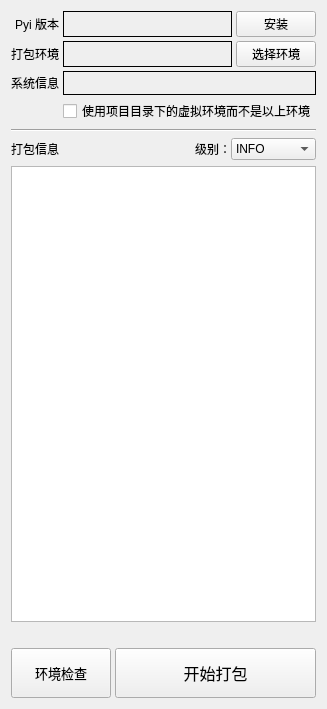
      <widget class="QWidget" name="layoutWidget">
       <layout class="QVBoxLayout" name="verticalLayout_6">
        <item>
         <layout class="QGridLayout" name="gridLayout_2">
          <property name="spacing">
           <number>4</number>
          </property>
          <item row="2" column="1">
           <widget class="QLabel" name="lb_platform_info">
            <property name="minimumSize">
             <size>
              <width>0</width>
              <height>24</height>
             </size>
            </property>
            <property name="toolTip">
             <string>操作系统的版本信息。</string>
            </property>
            <property name="frameShape">
             <enum>QFrame::Box</enum>
            </property>
           </widget>
          </item>
          <item row="0" column="0">
           <widget class="QLabel" name="label_16">
            <property name="text">
             <string>Pyi 版本</string>
            </property>
            <property name="alignment">
             <set>Qt::AlignRight|Qt::AlignTrailing|Qt::AlignVCenter</set>
            </property>
           </widget>
          </item>
          <item row="1" column="1">
           <layout class="QHBoxLayout" name="horizontalLayout" stretch="9,0">
            <item>
             <widget class="QLabel" name="lb_py_info">
              <property name="toolTip">
               <string>当前选择的 Python 环境的版本信息。
选择不同 Python 环境时，在该环境中也应安装运行项目所需的所有模块。</string>
              </property>
              <property name="frameShape">
               <enum>QFrame::Box</enum>
              </property>
             </widget>
            </item>
            <item>
             <widget class="QPushButton" name="pb_select_py_env">
              <property name="toolTip">
               <string>选择在不同 Python 环境中将程序打包成可执行文件。
如果可选条目为空，需要先在&quot;包管理器&quot;中添加本机 Python 环境。
选择不同 Python 环境时，在该环境中也应安装运行项目所需的所有模块。</string>
              </property>
              <property name="text">
               <string>选择环境</string>
              </property>
             </widget>
            </item>
           </layout>
          </item>
          <item row="3" column="1">
           <widget class="QCheckBox" name="cb_prioritize_venv">
            <property name="text">
             <string>使用项目目录下的虚拟环境而不是以上环境</string>
            </property>
           </widget>
          </item>
          <item row="0" column="1">
           <layout class="QHBoxLayout" name="horizontalLayout_2" stretch="9,0">
            <item>
             <widget class="QLabel" name="lb_pyi_info">
              <property name="toolTip">
               <string>所选 Python 环境下的 Pyinstaller 的版本信息。</string>
              </property>
              <property name="frameShape">
               <enum>QFrame::Box</enum>
              </property>
             </widget>
            </item>
            <item>
             <widget class="QPushButton" name="pb_reinstall_pyi">
              <property name="toolTip">
               <string>在当前选择的 Python 环境中安装或重新安装 Pyinstaller 。</string>
              </property>
              <property name="text">
               <string>安装</string>
              </property>
             </widget>
            </item>
           </layout>
          </item>
          <item row="2" column="0">
           <widget class="QLabel" name="label_15">
            <property name="text">
             <string>系统信息</string>
            </property>
            <property name="alignment">
             <set>Qt::AlignRight|Qt::AlignTrailing|Qt::AlignVCenter</set>
            </property>
           </widget>
          </item>
          <item row="1" column="0">
           <widget class="QLabel" name="label_6">
            <property name="text">
             <string>打包环境</string>
            </property>
            <property name="alignment">
             <set>Qt::AlignRight|Qt::AlignTrailing|Qt::AlignVCenter</set>
            </property>
           </widget>
          </item>
         </layout>
        </item>
        <item>
         <widget class="Line" name="line_5">
          <property name="orientation">
           <enum>Qt::Horizontal</enum>
          </property>
         </widget>
        </item>
        <item>
         <layout class="QVBoxLayout" name="verticalLayout_16">
          <item>
           <layout class="QHBoxLayout" name="horizontalLayout_17" stretch="9,0">
            <item>
             <widget class="QLabel" name="label_5">
              <property name="toolTip">
               <string>打包时向控制台输出的详细信息，用于分析打包时出现的问题。</string>
              </property>
              <property name="text">
               <string>打包信息</string>
              </property>
             </widget>
            </item>
            <item>
             <layout class="QHBoxLayout" name="horizontalLayout_8">
              <property name="spacing">
               <number>0</number>
              </property>
              <item>
               <widget class="QLabel" name="label_18">
                <property name="text">
                 <string>级别：</string>
                </property>
               </widget>
              </item>
              <item>
               <widget class="QComboBox" name="cb_log_level">
                <property name="toolTip">
                 <string>对应选项：--log-level
打包程序时输出的信息量，选择越靠前的选项输出的信息量越大，默认INFO。</string>
                </property>
                <property name="currentIndex">
                 <number>2</number>
                </property>
                <item>
                 <property name="text">
                  <string>TRACE</string>
                 </property>
                </item>
                <item>
                 <property name="text">
                  <string>DEBUG</string>
                 </property>
                </item>
                <item>
                 <property name="text">
                  <string>INFO</string>
                 </property>
                </item>
                <item>
                 <property name="text">
                  <string>WARN</string>
                 </property>
                </item>
                <item>
                 <property name="text">
                  <string>ERROR</string>
                 </property>
                </item>
                <item>
                 <property name="text">
                  <string>CRITICAL</string>
                 </property>
                </item>
               </widget>
              </item>
             </layout>
            </item>
           </layout>
          </item>
          <item>
           <widget class="QTextEdit" name="te_pyi_out_stream">
            <property name="minimumSize">
             <size>
              <width>0</width>
              <height>456</height>
             </size>
            </property>
            <property name="font">
             <font>
              <family>Consolas</family>
              <pointsize>10</pointsize>
             </font>
            </property>
            <property name="contextMenuPolicy">
             <enum>Qt::NoContextMenu</enum>
            </property>
            <property name="lineWrapMode">
             <enum>QTextEdit::NoWrap</enum>
            </property>
            <property name="readOnly">
             <bool>true</bool>
            </property>
           </widget>
          </item>
         </layout>
        </item>
        <item>
         <layout class="QHBoxLayout" name="horizontalLayout_4" stretch="0,1">
          <item>
           <widget class="QLabel" name="lb_running_gif">
            <property name="alignment">
             <set>Qt::AlignRight|Qt::AlignTrailing|Qt::AlignVCenter</set>
            </property>
           </widget>
          </item>
          <item>
           <widget class="QLabel" name="lb_running_tip"/>
          </item>
         </layout>
        </item>
        <item>
         <layout class="QHBoxLayout" name="horizontalLayout_18" stretch="1,2">
          <property name="spacing">
           <number>4</number>
          </property>
          <item>
           <widget class="QPushButton" name="pb_check_imports">
            <property name="minimumSize">
             <size>
              <width>0</width>
              <height>50</height>
             </size>
            </property>
            <property name="palette">
             <palette>
              <active>
               <colorrole role="ButtonText">
                <brush brushstyle="SolidPattern">
                 <color alpha="255">
                  <red>255</red>
                  <green>0</green>
                  <blue>0</blue>
                 </color>
                </brush>
               </colorrole>
              </active>
              <inactive>
               <colorrole role="ButtonText">
                <brush brushstyle="SolidPattern">
                 <color alpha="255">
                  <red>0</red>
                  <green>0</green>
                  <blue>0</blue>
                 </color>
                </brush>
               </colorrole>
              </inactive>
              <disabled>
               <colorrole role="ButtonText">
                <brush brushstyle="SolidPattern">
                 <color alpha="255">
                  <red>120</red>
                  <green>120</green>
                  <blue>120</blue>
                 </color>
                </brush>
               </colorrole>
              </disabled>
             </palette>
            </property>
            <property name="font">
             <font>
              <family>Microsoft YaHei UI</family>
              <pointsize>10</pointsize>
             </font>
            </property>
            <property name="toolTip">
             <string>检查程序运行所需的所有模块是否在所选的 Python 环境中安装。</string>
            </property>
            <property name="text">
             <string>环境检查</string>
            </property>
           </widget>
          </item>
          <item>
           <widget class="QPushButton" name="pb_gen_executable">
            <property name="minimumSize">
             <size>
              <width>0</width>
              <height>50</height>
             </size>
            </property>
            <property name="palette">
             <palette>
              <active>
               <colorrole role="ButtonText">
                <brush brushstyle="SolidPattern">
                 <color alpha="255">
                  <red>0</red>
                  <green>0</green>
                  <blue>255</blue>
                 </color>
                </brush>
               </colorrole>
              </active>
              <inactive>
               <colorrole role="ButtonText">
                <brush brushstyle="SolidPattern">
                 <color alpha="255">
                  <red>0</red>
                  <green>0</green>
                  <blue>0</blue>
                 </color>
                </brush>
               </colorrole>
              </inactive>
              <disabled>
               <colorrole role="ButtonText">
                <brush brushstyle="SolidPattern">
                 <color alpha="255">
                  <red>120</red>
                  <green>120</green>
                  <blue>120</blue>
                 </color>
                </brush>
               </colorrole>
              </disabled>
             </palette>
            </property>
            <property name="font">
             <font>
              <family>Microsoft YaHei UI</family>
              <pointsize>12</pointsize>
             </font>
            </property>
            <property name="toolTip">
             <string>将 Python 程序及所选资源文件打包成 .exe 可执行文件。</string>
            </property>
            <property name="text">
             <string>开始打包</string>
            </property>
           </widget>
          </item>
         </layout>
        </item>
       </layout>
      </widget>
